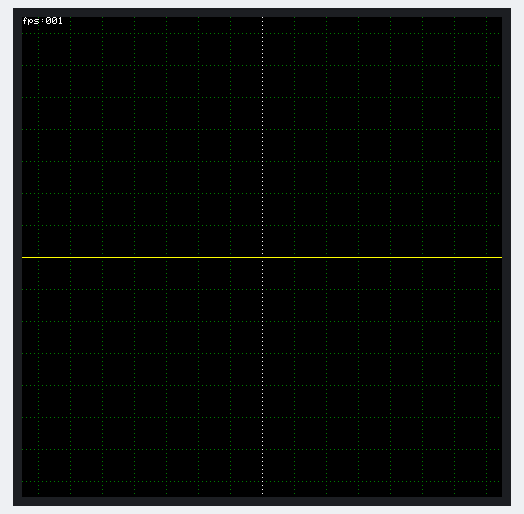
The program below on a simulated ESP32-S3. On the bench: 480×480 colour display. What the program prints to the serial monitor is not drawn.

Above: at 1.5 s.
At 6.11 s:
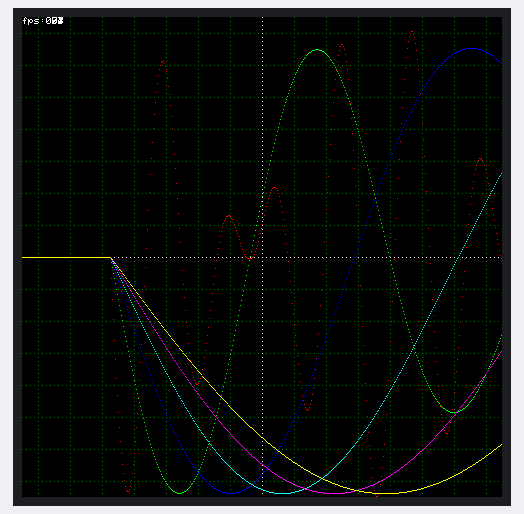
At 10.96 s:
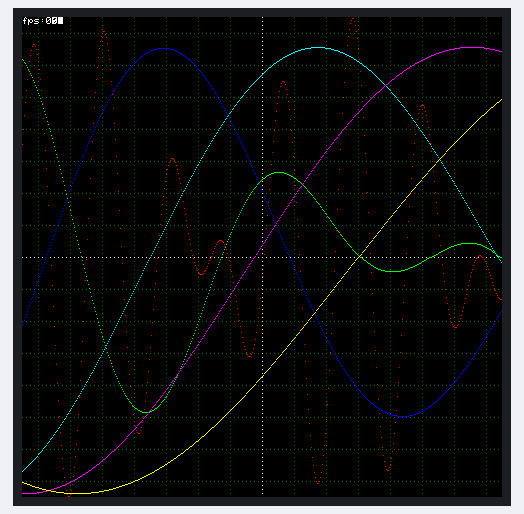
At 20.17 s:
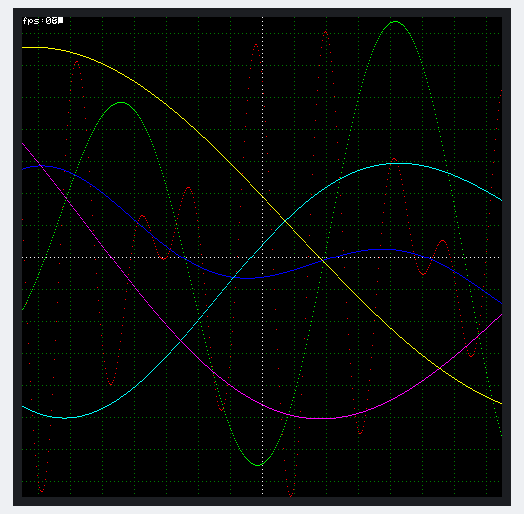
At 29.65 s:
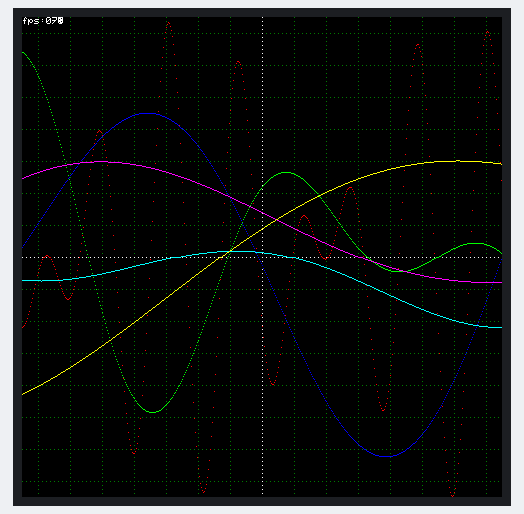
At 39.4 s:
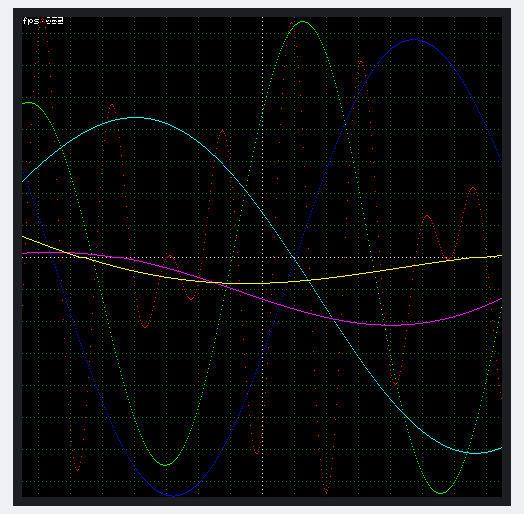

The program:

main.cpp
```cpp
#include <LovyanGFX.hpp>
#include <LGFX.hpp>
#include <vector>

#define LINE_COUNT 6

static LGFX lcd;

static std::vector<int> points[LINE_COUNT];
static int colors[] = { TFT_RED, TFT_GREEN, TFT_BLUE, TFT_CYAN, TFT_MAGENTA, TFT_YELLOW };
static int xoffset, yoffset, point_count;

int getBaseColor(int x, int y)
{
  return ((x^y)&3 || ((x-xoffset)&31 && y&31) ? TFT_BLACK : ((!y || x == xoffset) ? TFT_WHITE : TFT_DARKGREEN));
}

void setup(void)
{
  Serial.begin(115200);
  delay(500);
  Serial.println("Starting...");
  if (lcd.init()) {
    Serial.println("Init OK");
  }

  //if (lcd.width() < lcd.height()) lcd.setRotation(lcd.getRotation() ^ 1);

  yoffset = lcd.height() >> 1;
  xoffset = lcd.width()  >> 1;
  point_count = lcd.width() + 1;

  for (int i = 0; i < LINE_COUNT; i++)
  {
    points[i].resize(point_count);
  }

  lcd.startWrite();
  lcd.setAddrWindow(0, 0, lcd.width(), lcd.height());
  for (int y = 0; y < lcd.height(); y++)
  {
    for (int x = 0; x < lcd.width(); x++)
    {
      lcd.writeColor(getBaseColor(x, y - yoffset), 1);
    }
  }
  lcd.endWrite();
  Serial.println("Setup done");
}

void loop(void)
{
  static int prev_sec;
  static int fps;
  ++fps;
  int sec = millis() / 1000;
  if (prev_sec != sec)
  {
    prev_sec = sec;
    lcd.setCursor(0,0);
    lcd.printf("fps:%03d", fps);
    fps = 0;
  }

  static int count;

  for (int i = 0; i < LINE_COUNT; i++)
  {
    points[i][count % point_count] = (sinf((float)count / (10 + 30 * i))+sinf((float)count / (13 + 37 * i))) * (lcd.height() >> 2);
  }

  ++count;

  lcd.startWrite();
  int index1 = count % point_count;
  for (int x = 0; x < point_count-1; x++)
  {
    int index0 = index1;
    index1 = (index0 +1) % point_count;
    for (int i = 0; i < LINE_COUNT; i++)
    {
      int y = points[i][index0];
      if (y != points[i][index1])
      {
        lcd.writePixel(x, y + yoffset, getBaseColor(x, y));
      }
    }

    for (int i = 0; i < LINE_COUNT; i++)
    {
      int y = points[i][index1];
      lcd.writePixel(x, y + yoffset, colors[i]);
    }
  }
  lcd.endWrite();
}
```

LGFX.hpp
```cpp
#ifndef LGFX_H
#define LGFX_H

#include <LovyanGFX.hpp>
#include <lgfx/v1/platforms/esp32s3/Panel_RGB.hpp>
#include <lgfx/v1/platforms/esp32s3/Bus_RGB.hpp>

class LGFX : public lgfx::LGFX_Device
{
public:
  lgfx::Bus_RGB _bus_instance;
  lgfx::Panel_GC9503 _panel_instance;
  lgfx::Touch_FT5x06 _touch_instance;
  lgfx::Light_PWM _light_instance;

  LGFX(void)
  {
    {
      auto cfg = _panel_instance.config();

      cfg.memory_width = TFT_WIDTH;
      cfg.memory_height = TFT_HEIGHT;
      cfg.panel_width = TFT_WIDTH;
      cfg.panel_height = TFT_HEIGHT;

      cfg.offset_x = 0;
      cfg.offset_y = 0;

      cfg.pin_rst = TFT_VSYNC;

      _panel_instance.config(cfg);
    }

    {
      auto cfg = _panel_instance.config_detail();

      cfg.pin_cs = TFT_CS;
      cfg.pin_sclk = TFT_SCLK;
      cfg.pin_mosi = TFT_MOSI;

      _panel_instance.config_detail(cfg);
    }

    {
      auto cfg = _bus_instance.config();
      cfg.panel = &_panel_instance;
      cfg.pin_d0 = TFT_D0;   // B0
      cfg.pin_d1 = TFT_D1;   // B1
      cfg.pin_d2 = TFT_D2;   // B2
      cfg.pin_d3 = TFT_D3;   // B3
      cfg.pin_d4 = TFT_D4;   // B4
      cfg.pin_d5 = TFT_D5;   // G0
      cfg.pin_d6 = TFT_D6;   // G1
      cfg.pin_d7 = TFT_D7;   // G2
      cfg.pin_d8 = TFT_D8;   // G3
      cfg.pin_d9 = TFT_D9;   // G4
      cfg.pin_d10 = TFT_D10; // G5
      cfg.pin_d11 = TFT_D11; // R0
      cfg.pin_d12 = TFT_D12; // R1
      cfg.pin_d13 = TFT_D13; // R2
      cfg.pin_d14 = TFT_D14; // R3
      cfg.pin_d15 = TFT_D15; // R4

      cfg.pin_henable = TFT_DE;
      cfg.pin_vsync = TFT_VSYNC;
      cfg.pin_hsync = TFT_HSYNC;
      cfg.pin_pclk = TFT_PCLK;
      cfg.freq_write = 15000000;

      cfg.hsync_polarity = 1;
      cfg.hsync_front_porch = 8;
      cfg.hsync_pulse_width = 10;
      cfg.hsync_back_porch = 50;
      cfg.vsync_polarity = 1;
      cfg.vsync_front_porch = 8;
      cfg.vsync_pulse_width = 10;
      cfg.vsync_back_porch = 20;
      cfg.pclk_idle_high = 0;
      cfg.de_idle_high = 0;
      cfg.pclk_active_neg = 0;

      _bus_instance.config(cfg);
    }
    _panel_instance.setBus(&_bus_instance);

    {
      auto cfg = _touch_instance.config();
      cfg.x_min = 0;
      cfg.x_max = TFT_WIDTH - 1;
      cfg.y_min = 0;
      cfg.y_max = TFT_HEIGHT - 1;
      cfg.bus_shared = false;
      cfg.offset_rotation = 0;

      // cfg.i2c_port = I2C_NUM_1;

      cfg.pin_int = TOUCH_IRQ;
      cfg.pin_sda = TOUCH_SDA;
      cfg.pin_scl = TOUCH_SCL;
      cfg.pin_rst = TOUCH_RST;

      cfg.freq = I2C_TOUCH_FREQUENCY;
      _touch_instance.config(cfg);
      _panel_instance.setTouch(&_touch_instance);
    }

    {
      auto cfg = _light_instance.config();
      cfg.pin_bl = TFT_BCKL;
      _light_instance.config(cfg);
    }
    _panel_instance.light(&_light_instance);

    setPanel(&_panel_instance);
  }
};
#endif
```
